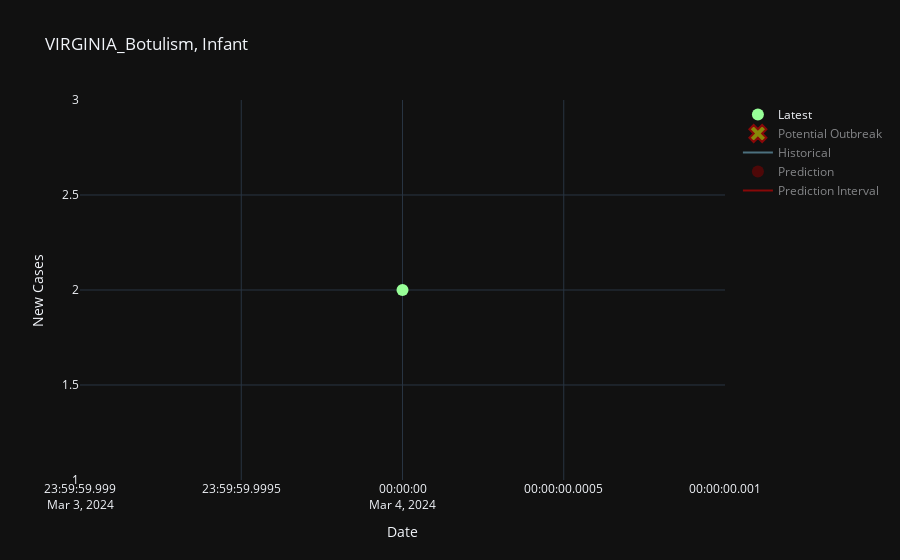

The notebook cell this image was saved under:
### Code cell
# chart shows: we have latest and nothing else
selected_item_id = "FLORIDA_Campylobacteriosis"
selected_item_id = "VIRGINIA_Botulism, Infant"
plot_outbreak(df_historical, df_latest,  df_preds, selected_item_id)

### Figure 1 — Plotly figure (JSON) as saved in the notebook; plotly's stock layout.template omitted (floating-point values rounded to 4 significant figures)
{"data": [{"marker": {"color": "#98FF98", "size": 12}, "mode": "markers", "name": "Latest", "type": "scatter", "x": ["2024-03-04T00:00:00"], "y": [2]}, {"marker": {"color": "yellow", "line": {"color": "red", "width": 2}, "size": 15, "symbol": "x"}, "mode": "markers+text", "name": "Potential Outbreak", "text": "Potential Outbreak", "textposition": "top center", "type": "scatter", "visible": "legendonly", "x": [null], "y": [null]}, {"line": {"color": "skyblue"}, "mode": "lines", "name": "Historical", "type": "scatter", "visible": "legendonly", "x": [null], "y": [null]}, {"marker": {"color": "darkred", "size": 12}, "mode": "markers", "name": "Prediction", "type": "scatter", "visible": "legendonly", "x": [null], "y": [null]}, {"line": {"color": "red"}, "mode": "lines", "name": "Prediction Interval", "type": "scatter", "visible": "legendonly", "x": [null], "y": [null]}], "layout": {"title": {"text": "VIRGINIA_Botulism, Infant"}, "xaxis": {"title": {"text": "Date"}}, "yaxis": {"title": {"text": "New Cases"}}}}
